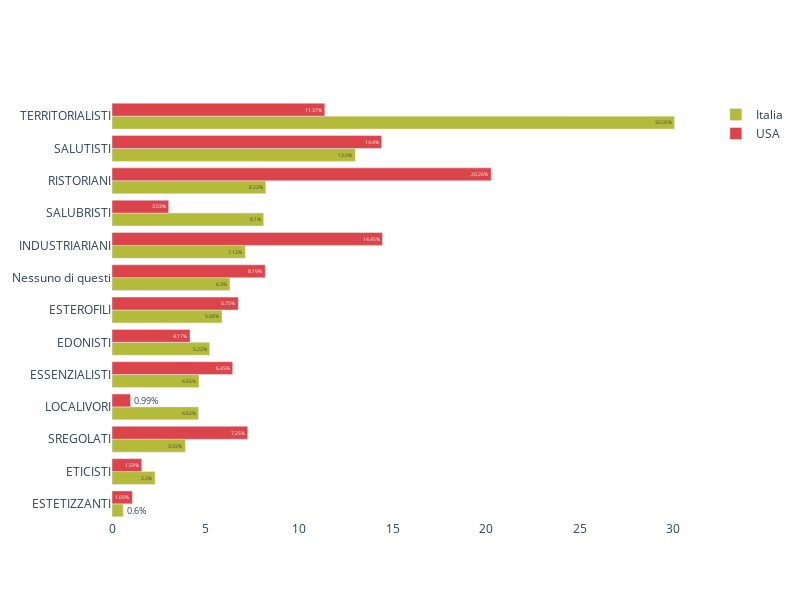

Notebook cell for this chart:
### Code cell
fig = make_bars_plotly(selected_color_theme, grouped)
fig

### Figure 1 — Plotly figure (JSON) as saved in the notebook; plotly's stock layout.template omitted (floating-point values rounded to 4 significant figures)
{"data": [{"marker": {"color": "#B4BA39"}, "name": "Italia", "orientation": "h", "text": ["0.6%", "2.3%", "3.92%", "4.62%", "4.65%", "5.22%", "5.88%", "6.3%", "7.12%", "8.1%", "8.22%", "13.0%", "30.05%"], "textposition": "auto", "type": "bar", "x": [0.6, 2.3, 3.92, 4.62, 4.65, 5.22, 5.88, 6.3, 7.12, 8.1, 8.22, 13, 30.05], "y": ["ESTETIZZANTI", "ETICISTI", "SREGOLATI", "LOCALIVORI", "ESSENZIALISTI", "EDONISTI", "ESTEROFILI", "Nessuno di questi", "INDUSTRIARIANI", "SALUBRISTI", "RISTORIANI", "SALUTISTI", "TERRITORIALISTI"]}, {"marker": {"color": "#DB444B"}, "name": "USA", "orientation": "h", "text": ["0.99%", "1.09%", "1.59%", "3.03%", "4.17%", "6.45%", "6.75%", "7.25%", "8.19%", "11.37%", "14.4%", "14.45%", "20.26%"], "textposition": "auto", "type": "bar", "x": [0.99, 1.09, 1.59, 3.03, 4.17, 6.45, 6.75, 7.25, 8.19, 11.37, 14.4, 14.45, 20.26], "y": ["LOCALIVORI", "ESTETIZZANTI", "ETICISTI", "SALUBRISTI", "EDONISTI", "ESSENZIALISTI", "ESTEROFILI", "SREGOLATI", "Nessuno di questi", "TERRITORIALISTI", "SALUTISTI", "INDUSTRIARIANI", "RISTORIANI"]}], "layout": {"height": 600, "plot_bgcolor": "white", "showlegend": true, "width": 800, "xaxis": {"autorange": true, "range": [0, 31.63], "showgrid": true, "showticklabels": true, "tickangle": 0, "title": {"font": {"size": 12}, "standoff": 25}, "type": "linear"}, "yaxis": {"autorange": true, "linecolor": "black", "range": [-0.5, 12.5], "showgrid": false, "showline": false, "type": "category"}}}
